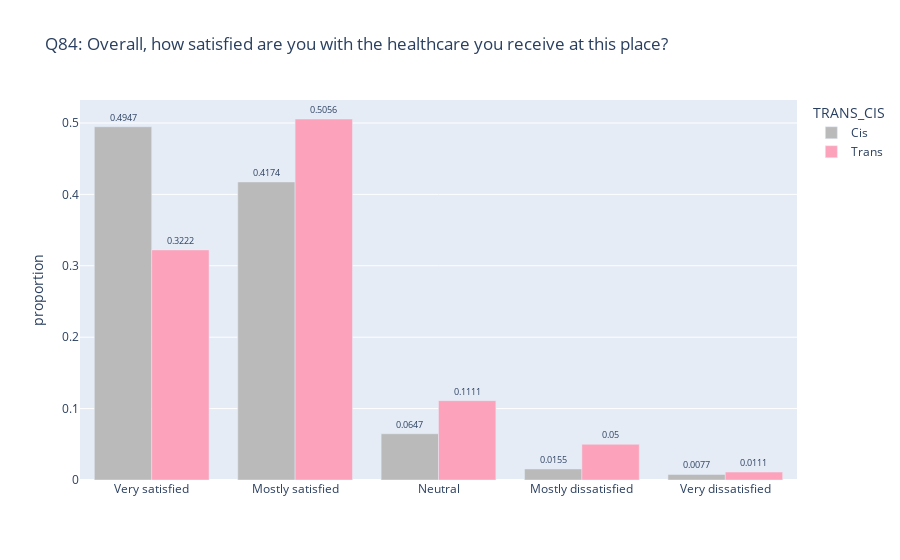

Write notebook code for a chart like this one.
### Code cell
trans_vs_cis(q84, 'Q84')

### Figure 1 — Plotly figure (JSON) as saved in the notebook; plotly's stock layout.template omitted (floating-point values rounded to 4 significant figures)
{"data": [{"alignmentgroup": "True", "hovertemplate": "TRANS_CIS=Cis<br>Q84=%{x}<br>value=%{y}<br>text=%{text}<extra></extra>", "legendgroup": "Cis", "marker": {"color": "#bababa", "pattern": {"shape": ""}}, "name": "Cis", "offsetgroup": "Cis", "orientation": "v", "showlegend": true, "text": [0.4947, 0.4174, 0.0647, 0.0155, 0.0077], "textfont": {"size": 9}, "textposition": "outside", "type": "bar", "x": ["Very satisfied", "Mostly satisfied", "Neutral", "Mostly dissatisfied", "Very dissatisfied"], "xaxis": "x", "y": [0.4947, 0.4174, 0.06473, 0.01546, 0.007729], "yaxis": "y"}, {"alignmentgroup": "True", "hovertemplate": "TRANS_CIS=Trans<br>Q84=%{x}<br>value=%{y}<br>text=%{text}<extra></extra>", "legendgroup": "Trans", "marker": {"color": "#fca2bb", "pattern": {"shape": ""}}, "name": "Trans", "offsetgroup": "Trans", "orientation": "v", "showlegend": true, "text": [0.3222, 0.5056, 0.1111, 0.05, 0.0111], "textfont": {"size": 9}, "textposition": "outside", "type": "bar", "x": ["Very satisfied", "Mostly satisfied", "Neutral", "Mostly dissatisfied", "Very dissatisfied"], "xaxis": "x", "y": [0.3222, 0.5056, 0.1111, 0.05, 0.01111], "yaxis": "y"}], "layout": {"barmode": "group", "legend": {"title": {"text": "TRANS_CIS"}, "tracegroupgap": 0}, "title": {"text": "Q84: Overall, how satisfied are you with the healthcare you receive at this place?"}, "xaxis": {"anchor": "y", "domain": [0, 1], "title": {"text": ""}}, "yaxis": {"anchor": "x", "domain": [0, 1], "title": {"text": "proportion"}}}}
